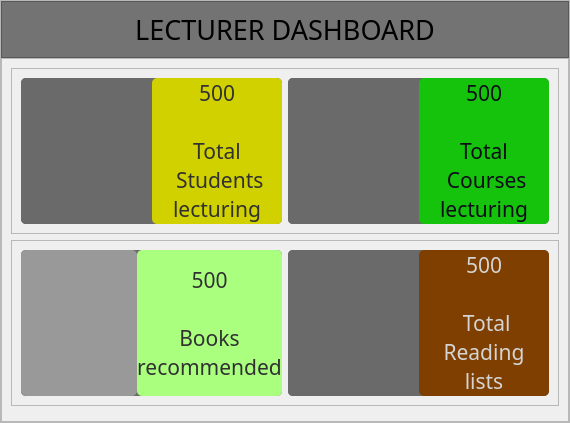
               <widget class="QWidget" name="page_23">
                <layout class="QVBoxLayout" name="verticalLayout_73">
                 <property name="spacing">
                  <number>0</number>
                 </property>
                 <property name="leftMargin">
                  <number>0</number>
                 </property>
                 <property name="topMargin">
                  <number>0</number>
                 </property>
                 <property name="rightMargin">
                  <number>0</number>
                 </property>
                 <property name="bottomMargin">
                  <number>0</number>
                 </property>
                 <item>
                  <widget class="QFrame" name="frame_166">
                   <property name="frameShape">
                    <enum>QFrame::StyledPanel</enum>
                   </property>
                   <property name="frameShadow">
                    <enum>QFrame::Raised</enum>
                   </property>
                   <layout class="QVBoxLayout" name="verticalLayout_74">
                    <property name="spacing">
                     <number>0</number>
                    </property>
                    <property name="leftMargin">
                     <number>0</number>
                    </property>
                    <property name="topMargin">
                     <number>0</number>
                    </property>
                    <property name="rightMargin">
                     <number>0</number>
                    </property>
                    <property name="bottomMargin">
                     <number>0</number>
                    </property>
                    <item>
                     <widget class="QFrame" name="frame_167">
                      <property name="maximumSize">
                       <size>
                        <width>16777215</width>
                        <height>60</height>
                       </size>
                      </property>
                      <property name="styleSheet">
                       <string notr="true">background-color: rgb(115, 115, 115);</string>
                      </property>
                      <property name="frameShape">
                       <enum>QFrame::StyledPanel</enum>
                      </property>
                      <property name="frameShadow">
                       <enum>QFrame::Raised</enum>
                      </property>
                      <layout class="QHBoxLayout" name="horizontalLayout_68">
                       <item>
                        <widget class="QLabel" name="label_83">
                         <property name="font">
                          <font>
                           <family>Nova Flat</family>
                           <pointsize>20</pointsize>
                          </font>
                         </property>
                         <property name="text">
                          <string>LECTURER DASHBOARD</string>
                         </property>
                         <property name="alignment">
                          <set>Qt::AlignCenter</set>
                         </property>
                        </widget>
                       </item>
                      </layout>
                     </widget>
                    </item>
                    <item>
                     <widget class="QFrame" name="frame_168">
                      <property name="frameShape">
                       <enum>QFrame::StyledPanel</enum>
                      </property>
                      <property name="frameShadow">
                       <enum>QFrame::Raised</enum>
                      </property>
                      <layout class="QVBoxLayout" name="verticalLayout_75">
                       <item>
                        <widget class="QFrame" name="frame_169">
                         <property name="frameShape">
                          <enum>QFrame::StyledPanel</enum>
                         </property>
                         <property name="frameShadow">
                          <enum>QFrame::Raised</enum>
                         </property>
                         <layout class="QHBoxLayout" name="horizontalLayout_69">
                          <item>
                           <widget class="QFrame" name="frame_170">
                            <property name="minimumSize">
                             <size>
                              <width>261</width>
                              <height>121</height>
                             </size>
                            </property>
                            <property name="maximumSize">
                             <size>
                              <width>400</width>
                              <height>200</height>
                             </size>
                            </property>
                            <property name="styleSheet">
                             <string notr="true">background-color: rgb(106, 106, 106);
border-radius:5px</string>
                            </property>
                            <property name="frameShape">
                             <enum>QFrame::StyledPanel</enum>
                            </property>
                            <property name="frameShadow">
                             <enum>QFrame::Raised</enum>
                            </property>
                            <layout class="QHBoxLayout" name="horizontalLayout_70">
                             <property name="spacing">
                              <number>0</number>
                             </property>
                             <property name="leftMargin">
                              <number>0</number>
                             </property>
                             <property name="topMargin">
                              <number>0</number>
                             </property>
                             <property name="rightMargin">
                              <number>0</number>
                             </property>
                             <property name="bottomMargin">
                              <number>0</number>
                             </property>
                             <item>
                              <widget class="QFrame" name="frame_171">
                               <property name="frameShape">
                                <enum>QFrame::StyledPanel</enum>
                               </property>
                               <property name="frameShadow">
                                <enum>QFrame::Raised</enum>
                               </property>
                               <layout class="QVBoxLayout" name="verticalLayout_76">
                                <property name="spacing">
                                 <number>0</number>
                                </property>
                                <property name="leftMargin">
                                 <number>0</number>
                                </property>
                                <property name="topMargin">
                                 <number>0</number>
                                </property>
                                <property name="rightMargin">
                                 <number>0</number>
                                </property>
                                <property name="bottomMargin">
                                 <number>0</number>
                                </property>
                                <item>
                                 <widget class="QLabel" name="label_84">
                                  <property name="styleSheet">
                                   <string notr="true">padding: 4px</string>
                                  </property>
                                  <property name="text">
                                   <string/>
                                  </property>
                                  <property name="pixmap">
                                   <pixmap resource="resources.qrc">:/icons/icons/icons8-classroom-100.png</pixmap>
                                  </property>
                                  <property name="scaledContents">
                                   <bool>true</bool>
                                  </property>
                                 </widget>
                                </item>
                               </layout>
                              </widget>
                             </item>
                             <item>
                              <widget class="QLabel" name="label_85">
                               <property name="font">
                                <font>
                                 <family>Nova Flat</family>
                                 <pointsize>16</pointsize>
                                </font>
                               </property>
                               <property name="styleSheet">
                                <string notr="true">color: rgb(49, 49, 49);
background-color: rgb(209, 209, 0);</string>
                               </property>
                               <property name="text">
                                <string>500

Total
 Students 
lecturing</string>
                               </property>
                               <property name="alignment">
                                <set>Qt::AlignCenter</set>
                               </property>
                              </widget>
                             </item>
                            </layout>
                           </widget>
                          </item>
                          <item>
                           <widget class="QFrame" name="frame_172">
                            <property name="minimumSize">
                             <size>
                              <width>261</width>
                              <height>121</height>
                             </size>
                            </property>
                            <property name="maximumSize">
                             <size>
                              <width>400</width>
                              <height>200</height>
                             </size>
                            </property>
                            <property name="styleSheet">
                             <string notr="true">background-color: rgb(106, 106, 106);
border-radius:5px</string>
                            </property>
                            <property name="frameShape">
                             <enum>QFrame::StyledPanel</enum>
                            </property>
                            <property name="frameShadow">
                             <enum>QFrame::Raised</enum>
                            </property>
                            <layout class="QHBoxLayout" name="horizontalLayout_71">
                             <property name="spacing">
                              <number>0</number>
                             </property>
                             <property name="leftMargin">
                              <number>0</number>
                             </property>
                             <property name="topMargin">
                              <number>0</number>
                             </property>
                             <property name="rightMargin">
                              <number>0</number>
                             </property>
                             <property name="bottomMargin">
                              <number>0</number>
                             </property>
                             <item>
                              <widget class="QFrame" name="frame_173">
                               <property name="frameShape">
                                <enum>QFrame::StyledPanel</enum>
                               </property>
                               <property name="frameShadow">
                                <enum>QFrame::Raised</enum>
                               </property>
                               <layout class="QVBoxLayout" name="verticalLayout_77">
                                <property name="spacing">
                                 <number>0</number>
                                </property>
                                <property name="leftMargin">
                                 <number>0</number>
                                </property>
                                <property name="topMargin">
                                 <number>0</number>
                                </property>
                                <property name="rightMargin">
                                 <number>0</number>
                                </property>
                                <property name="bottomMargin">
                                 <number>0</number>
                                </property>
                                <item>
                                 <widget class="QLabel" name="label_86">
                                  <property name="text">
                                   <string/>
                                  </property>
                                  <property name="pixmap">
                                   <pixmap resource="resources.qrc">:/icons/icons/icons8-teacher-96.png</pixmap>
                                  </property>
                                  <property name="scaledContents">
                                   <bool>true</bool>
                                  </property>
                                 </widget>
                                </item>
                               </layout>
                              </widget>
                             </item>
                             <item>
                              <widget class="QLabel" name="label_87">
                               <property name="font">
                                <font>
                                 <family>Nova Flat</family>
                                 <pointsize>16</pointsize>
                                </font>
                               </property>
                               <property name="styleSheet">
                                <string notr="true">background-color: rgb(21, 194, 12);
color: rgb(14, 13, 26);</string>
                               </property>
                               <property name="text">
                                <string>500

Total 
 Courses 
lecturing</string>
                               </property>
                               <property name="alignment">
                                <set>Qt::AlignCenter</set>
                               </property>
                              </widget>
                             </item>
                            </layout>
                           </widget>
                          </item>
                         </layout>
                        </widget>
                       </item>
                       <item>
                        <widget class="QFrame" name="frame_176">
                         <property name="frameShape">
                          <enum>QFrame::StyledPanel</enum>
                         </property>
                         <property name="frameShadow">
                          <enum>QFrame::Raised</enum>
                         </property>
                         <layout class="QHBoxLayout" name="horizontalLayout_73">
                          <item>
                           <widget class="QFrame" name="frame_177">
                            <property name="minimumSize">
                             <size>
                              <width>261</width>
                              <height>121</height>
                             </size>
                            </property>
                            <property name="maximumSize">
                             <size>
                              <width>400</width>
                              <height>200</height>
                             </size>
                            </property>
                            <property name="styleSheet">
                             <string notr="true">background-color: rgb(106, 106, 106);
border-radius:5px</string>
                            </property>
                            <property name="frameShape">
                             <enum>QFrame::StyledPanel</enum>
                            </property>
                            <property name="frameShadow">
                             <enum>QFrame::Raised</enum>
                            </property>
                            <layout class="QHBoxLayout" name="horizontalLayout_74">
                             <property name="spacing">
                              <number>0</number>
                             </property>
                             <property name="leftMargin">
                              <number>0</number>
                             </property>
                             <property name="topMargin">
                              <number>0</number>
                             </property>
                             <property name="rightMargin">
                              <number>0</number>
                             </property>
                             <property name="bottomMargin">
                              <number>0</number>
                             </property>
                             <item>
                              <widget class="QFrame" name="frame_178">
                               <property name="frameShape">
                                <enum>QFrame::StyledPanel</enum>
                               </property>
                               <property name="frameShadow">
                                <enum>QFrame::Raised</enum>
                               </property>
                               <layout class="QVBoxLayout" name="verticalLayout_79">
                                <property name="spacing">
                                 <number>0</number>
                                </property>
                                <property name="leftMargin">
                                 <number>0</number>
                                </property>
                                <property name="topMargin">
                                 <number>0</number>
                                </property>
                                <property name="rightMargin">
                                 <number>0</number>
                                </property>
                                <property name="bottomMargin">
                                 <number>0</number>
                                </property>
                                <item>
                                 <widget class="QLabel" name="label_90">
                                  <property name="styleSheet">
                                   <string notr="true">background-color: rgb(153, 153, 153);</string>
                                  </property>
                                  <property name="text">
                                   <string/>
                                  </property>
                                  <property name="pixmap">
                                   <pixmap resource="resources.qrc">:/icons/icons/icons8-books-100.png</pixmap>
                                  </property>
                                  <property name="scaledContents">
                                   <bool>true</bool>
                                  </property>
                                 </widget>
                                </item>
                               </layout>
                              </widget>
                             </item>
                             <item>
                              <widget class="QLabel" name="label_91">
                               <property name="font">
                                <font>
                                 <family>Nova Flat</family>
                                 <pointsize>16</pointsize>
                                </font>
                               </property>
                               <property name="styleSheet">
                                <string notr="true">color: rgb(49, 49, 49);
background-color:rgb(170, 255, 127)</string>
                               </property>
                               <property name="text">
                                <string>500

Books 
recommended</string>
                               </property>
                               <property name="alignment">
                                <set>Qt::AlignCenter</set>
                               </property>
                              </widget>
                             </item>
                            </layout>
                           </widget>
                          </item>
                          <item>
                           <widget class="QFrame" name="frame_181">
                            <property name="minimumSize">
                             <size>
                              <width>261</width>
                              <height>121</height>
                             </size>
                            </property>
                            <property name="maximumSize">
                             <size>
                              <width>400</width>
                              <height>200</height>
                             </size>
                            </property>
                            <property name="styleSheet">
                             <string notr="true">background-color: rgb(106, 106, 106);
border-radius:5px</string>
                            </property>
                            <property name="frameShape">
                             <enum>QFrame::StyledPanel</enum>
                            </property>
                            <property name="frameShadow">
                             <enum>QFrame::Raised</enum>
                            </property>
                            <layout class="QHBoxLayout" name="horizontalLayout_76">
                             <property name="spacing">
                              <number>0</number>
                             </property>
                             <property name="leftMargin">
                              <number>0</number>
                             </property>
                             <property name="topMargin">
                              <number>0</number>
                             </property>
                             <property name="rightMargin">
                              <number>0</number>
                             </property>
                             <property name="bottomMargin">
                              <number>0</number>
                             </property>
                             <item>
                              <widget class="QFrame" name="frame_182">
                               <property name="frameShape">
                                <enum>QFrame::StyledPanel</enum>
                               </property>
                               <property name="frameShadow">
                                <enum>QFrame::Raised</enum>
                               </property>
                               <layout class="QVBoxLayout" name="verticalLayout_81">
                                <property name="spacing">
                                 <number>0</number>
                                </property>
                                <property name="leftMargin">
                                 <number>0</number>
                                </property>
                                <property name="topMargin">
                                 <number>0</number>
                                </property>
                                <property name="rightMargin">
                                 <number>0</number>
                                </property>
                                <property name="bottomMargin">
                                 <number>0</number>
                                </property>
                                <item>
                                 <widget class="QLabel" name="label_94">
                                  <property name="text">
                                   <string/>
                                  </property>
                                  <property name="pixmap">
                                   <pixmap resource="resources.qrc">:/icons/icons/icons8-check-book-100.png</pixmap>
                                  </property>
                                  <property name="scaledContents">
                                   <bool>true</bool>
                                  </property>
                                 </widget>
                                </item>
                               </layout>
                              </widget>
                             </item>
                             <item>
                              <widget class="QLabel" name="label_95">
                               <property name="font">
                                <font>
                                 <family>Nova Flat</family>
                                 <pointsize>16</pointsize>
                                </font>
                               </property>
                               <property name="styleSheet">
                                <string notr="true">background-color: rgb(127, 63, 0);
color: rgb(212, 212, 212);</string>
                               </property>
                               <property name="text">
                                <string>500

 Total
Reading
lists</string>
                               </property>
                               <property name="alignment">
                                <set>Qt::AlignCenter</set>
                               </property>
                              </widget>
                             </item>
                            </layout>
                           </widget>
                          </item>
                         </layout>
                        </widget>
                       </item>
                       <item>
                        <widget class="QFrame" name="frame_183">
                         <property name="maximumSize">
                          <size>
                           <width>16777205</width>
                           <height>50</height>
                          </size>
                         </property>
                         <property name="styleSheet">
                          <string notr="true">background-color: rgb(115, 115, 115);</string>
                         </property>
                         <property name="frameShape">
                          <enum>QFrame::StyledPanel</enum>
                         </property>
                         <property name="frameShadow">
                          <enum>QFrame::Raised</enum>
                         </property>
                        </widget>
                       </item>
                      </layout>
                     </widget>
                    </item>
                   </layout>
                  </widget>
                 </item>
                </layout>
               </widget>
